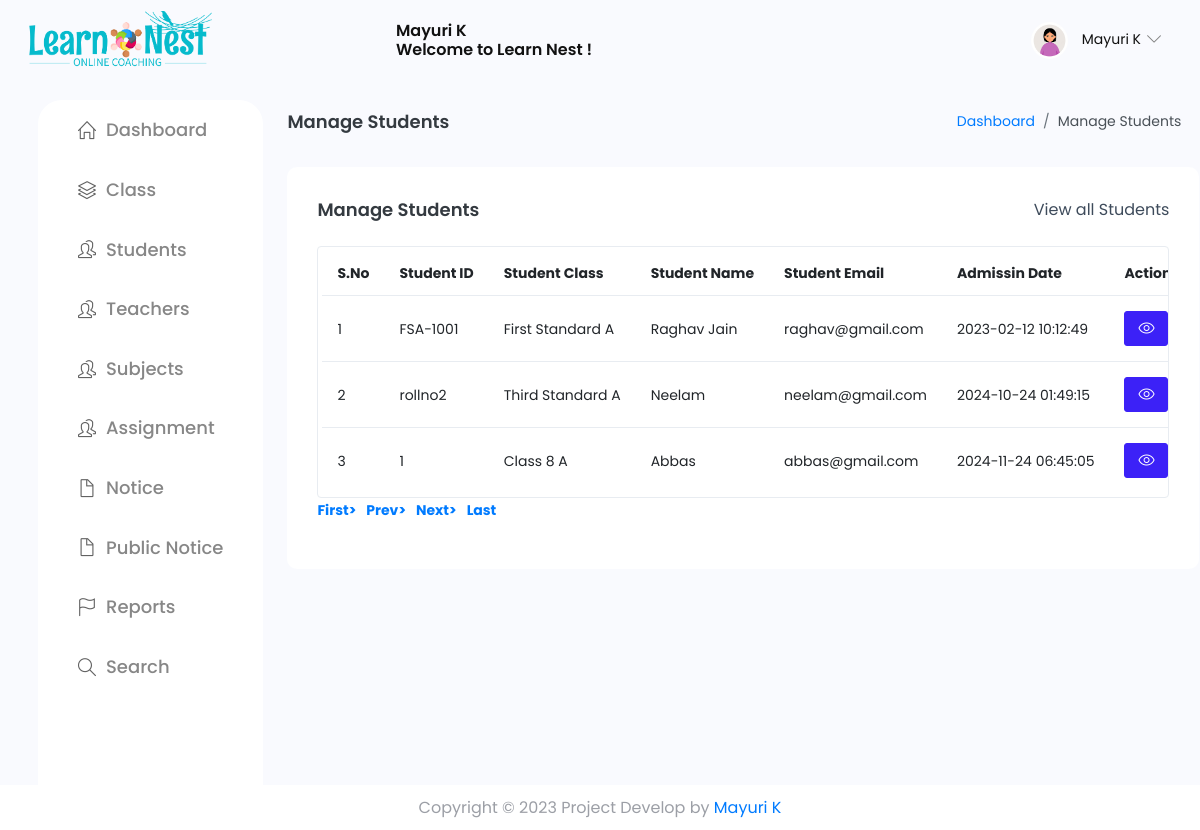
/eduauth/manage-students.php (signed in), run on the app's committed database.
### tables this page shows
CREATE TABLE `tblstudent` (
  `ID` int(10) NOT NULL,
  `StudentName` varchar(200) DEFAULT NULL,
  `StudentEmail` varchar(200) DEFAULT NULL,
  `StudentClass` varchar(100) DEFAULT NULL,
  `Gender` varchar(50) DEFAULT NULL,
  `DOB` date DEFAULT NULL,
  `StuID` varchar(200) DEFAULT NULL,
  `FatherName` mediumtext DEFAULT NULL,
  `MotherName` mediumtext DEFAULT NULL,
  `ContactNumber` bigint(10) DEFAULT NULL,
  `AltenateNumber` bigint(10) DEFAULT NULL,
  `Address` mediumtext DEFAULT NULL,
  `UserName` varchar(200) DEFAULT NULL,
  `Password` varchar(200) DEFAULT NULL,
  `Image` varchar(200) DEFAULT NULL,
  `DateofAdmission` timestamp NULL DEFAULT current_timestamp()
);

CREATE TABLE `tblclass` (
  `ID` int(5) NOT NULL,
  `ClassName` varchar(50) DEFAULT NULL,
  `Section` varchar(20) DEFAULT NULL,
  `CreationDate` timestamp NULL DEFAULT current_timestamp()
);

### eduauth/manage-students.php (the view, shortened to what this page needs)
<?php
include('includes/dbconnection.php');
if (strlen($_SESSION['sturecmsaid']==0)) {
  header('location:logout.php');
  } else{
?><!--  Orginal Author Name: Mayuri.K.
     <?php include_once('includes/header.php');?>
      <div class="container-fluid page-body-wrapper">
        <?php include_once('includes/sidebar.php');?>
        <div class="main-panel">
          <div class="content-wrapper">
             <div class="page-header">
              <h3 class="page-title"> Manage Students </h3>
              <nav aria-label="breadcrumb">
                <ol class="breadcrumb">
                  <li class="breadcrumb-item"><a href="dashboard.php">Dashboard</a></li>
                  <li class="breadcrumb-item active" aria-current="page"> Manage Students</li>
                </ol>
              </nav>
            </div>
            <div class="row">
              <div class="col-md-12 grid-margin stretch-card">
                <div class="card">
                  <div class="card-body">
                    <div class="d-sm-flex align-items-center mb-4">
                      <h4 class="card-title mb-sm-0">Manage Students</h4>
                      <a href="#" class="text-dark ml-auto mb-3 mb-sm-0"> View all Students</a>
                    </div>
                    <div class="table-responsive border rounded p-1">
                      <table class="table">
                        <thead>
                          <tr>
                            <th class="font-weight-bold">S.No</th>
                            <th class="font-weight-bold">Student ID</th>
                            <th class="font-weight-bold">Student Class</th>
                            <th class="font-weight-bold">Student Name</th>
                            <th class="font-weight-bold">Student Email</th>
                            <th class="font-weight-bold">Admissin Date</th>
                            <th class="font-weight-bold">Action</th>
                          </tr>
                        </thead>
                        <tbody>
                           <?php
                            if (isset($_GET['pageno'])) {
            $pageno = $_GET['pageno'];
        } else {
            $pageno = 1;
        }
        $no_of_records_per_page = 15;
        $offset = ($pageno-1) * $no_of_records_per_page;
       $ret = "SELECT ID FROM tblstudent";
$query1 = $dbh -> prepare($ret);
$query1->execute();
$total_rows=$query1->rowCount();
$total_pages = ceil($total_rows / $no_of_records_per_page);
$sql="SELECT tblstudent.StuID,tblstudent.ID as sid,tblstudent.StudentName,tblstudent.StudentEmail,tblstudent.DateofAdmission,tblclass.ClassName,tblclass.Section from tblstudent join tblclass on tblclass.ID=tblstudent.StudentClass LIMIT $offset, $no_of_records_per_page";
$query = $dbh -> prepare($sql);
$query->execute();
$results=$query->fetchAll(PDO::FETCH_OBJ);
$cnt=1;
if($query->rowCount() > 0)
{
foreach($results as $row)
{               ?>
                          <tr>
                            <td><?php echo htmlentities($cnt);?></td>
                            <td><?php  echo htmlentities($row->StuID);?></td>
                            <td><?php  echo htmlentities($row->ClassName);?> <?php  echo htmlentities($row->Section);?></td>
                            <td><?php  echo htmlentities($row->StudentName);?></td>
                            <td><?php  echo htmlentities($row->StudentEmail);?></td>
                            <td><?php  echo htmlentities($row->DateofAdmission);?></td>
                            <td>
                             <a href="edit-student-detail.php?editid=<?php echo htmlentities ($row->sid);?>" class="btn btn-primary btn-sm"><i class="icon-eye"></i></a>
                            </td>
                          </tr><?php $cnt=$cnt+1;}} ?>
                        </tbody>
                      </table>
                    </div>
                    <div align="left">
    <ul class="pagination" >
        <li><a href="?pageno=1"><strong>First></strong></a></li>
        <li class="<?php if($pageno <= 1){ echo 'disabled'; } ?>">
            <a href="<?php if($pageno <= 1){ echo '#'; } else { echo "?pageno=".($pageno - 1); } ?>"><strong style="padding-left: 10px">Prev></strong></a>
        </li>
        <li class="<?php if($pageno >= $total_pages){ echo 'disabled'; } ?>">
            <a href="<?php if($pageno >= $total_pages){ echo '#'; } else { echo "?pageno=".($pageno + 1); } ?>"><strong style="padding-left: 10px">Next></strong></a>
        </li>
        <li><a href="?pageno=<?php echo $total_pages; ?>"><strong style="padding-left: 10px">Last</strong></a></li>
    </ul>
</div>
                  </div>
                </div>
              </div>
            </div>
          </div>
         <?php include_once('includes/footer.php');?>
   <?php }  ?>

### eduauth/includes/header.php (shortened to what this page needs)
<!DOCTYPE html>
<html lang="en">
  <head>
    <link rel="stylesheet" href="./assets/vendors/simple-line-icons/css/simple-line-icons.css">
    <link rel="stylesheet" href="./assets/vendors/flag-icon-css/css/flag-icon.min.css">
    <link rel="stylesheet" href="./assets/vendors/css/vendor.bundle.base.css">
    <link rel="stylesheet" href="./assets/css/myStyle.css">
    <link rel="stylesheet" href="./assets/vendors/daterangepicker/daterangepicker.css">
    <link rel="stylesheet" href="./assets/vendors/chartist/chartist.min.css">
    <link rel="stylesheet" href="./assets/vendors/select2/select2.min.css">
    <link rel="stylesheet" href="./assets/vendors/select2-bootstrap-theme/select2-bootstrap.min.css">
    <link rel="stylesheet" href="./assets/css/style.css" />
  </head>
  <body>
    <div class="container-scroller">
 <nav class="navbar default-layout-navbar col-lg-12 col-12 p-0 fixed-top d-flex flex-row">
        <div class="navbar-brand-wrapper d-flex align-items-center">
          <a href="dashboard.php">
            <img class="dashboardLogo" src="assets/images/Logo2.png" alt="logo" />
          </a>
        </div><?php
         $aid= $_SESSION['sturecmsaid'];
$sql="SELECT * from tbladmin where ID=:aid";
$query = $dbh -> prepare($sql);
$query->bindParam(':aid',$aid,PDO::PARAM_STR);
$query->execute();
$results=$query->fetchAll(PDO::FETCH_OBJ);
$cnt=1;
if($query->rowCount() > 0)
{
foreach($results as $row)
{               ?>
        <div class="navbar-menu-wrapper d-flex align-items-center flex-grow-1">
          <h5 class="mb-0 font-weight-medium d-none d-lg-flex mx-auto"><?php  echo htmlentities($row->AdminName);?> <br> Welcome to Learn Nest !</h5>
          <ul class="navbar-nav navbar-nav-right ml-auto">
            <li class="nav-item dropdown d-none d-xl-inline-flex user-dropdown">
              <a class="nav-link dropdown-toggle" id="UserDropdown" href="#" data-toggle="dropdown" aria-expanded="false">
                <img class="img-xs rounded-circle ml-2" src="assets/images/faces/face8.jpg" alt="Profile image"> <span class="font-weight-normal"> <?php  echo htmlentities($row->AdminName);?> </span></a>
                <?php $cnt=$cnt+1;}} ?>
            </li>
          </ul>
        </div>
      </nav>

### eduauth/includes/sidebar.php (shortened to what this page needs)
<nav class="sidebar sidebar-offcanvas" id="sidebar">
          <ul class="nav">
            <li class="nav-item">
              <a class="nav-link" href="dashboard.php">
              <i class="icon-home menu-icon"></i>
                <span class="menu-title">Dashboard</span>
              </a>
            </li>
            <li class="nav-item">
              <a class="nav-link" data-toggle="collapse" href="#ui-basic" aria-expanded="false" aria-controls="ui-basic">
                <i class="icon-layers menu-icon"></i>
                <span class="menu-title">Class</span>
              </a>
            </li>
            <li class="nav-item">
              <a class="nav-link" data-toggle="collapse" href="#ui-basic1" aria-expanded="false" aria-controls="ui-basic1">
                <i class="icon-people menu-icon"></i>
                <span class="menu-title">Students</span>
              </a>
            </li>
            <li class="nav-item">
              <a class="nav-link" data-toggle="collapse" href="#ui-basic2" aria-expanded="false" aria-controls="ui-basic2">
                <i class="icon-people menu-icon"></i>
                <span class="menu-title">Teachers</span>
              </a>
            </li>
            <li class="nav-item">
              <a class="nav-link" data-toggle="collapse" href="#ui-basic3" aria-expanded="false" aria-controls="ui-basic3">
                <i class="icon-people menu-icon"></i>
                <span class="menu-title">Subjects</span>
              </a>
            </li>
            <li class="nav-item">
              <a class="nav-link" data-toggle="collapse" href="#ui-basic4" aria-expanded="false" aria-controls="ui-basic4">
                <i class="icon-people menu-icon"></i>
                <span class="menu-title">Assignment</span>
              </a>
            </li>
            <li class="nav-item">
              <a class="nav-link" data-toggle="collapse" href="#auth" aria-expanded="false" aria-controls="auth">
                <i class="icon-doc menu-icon"></i>
                <span class="menu-title">Notice</span>
              </a>
            </li>
            <li class="nav-item">
              <a class="nav-link" data-toggle="collapse" href="#auth1" aria-expanded="false" aria-controls="auth">
                <i class="icon-doc menu-icon"></i>
                <span class="menu-title">Public Notice</span>
              </a>
              <li class="nav-item">
              <a class="nav-link" href="between-dates-reports.php">
              <i class="icon-flag menu-icon"></i>
              <span class="menu-title">Reports</span>
              </a>
            </li>
            <li class="nav-item">
              <a class="nav-link" href="search.php">
                <i class="icon-magnifier menu-icon"></i>
                <span class="menu-title">Search</span>
              </a>
            </li>
            </li>
          </ul>
        </nav>

### eduauth/includes/footer.php (shortened to what this page needs)
  </body>
</html>

### eduauth/assets/css/myStyle.css (style rules this page uses)
.dashboardLogo { width: 100%; }

### data on the page
tblstudent: StuID "FSA-1001", tblclass.ClassName "First Standard", tblclass.Section "A", StudentName "Raghav Jain", StudentEmail "raghav@gmail.com", DateofAdmission "2023-02-12 10:12:49"
tblstudent: StuID "rollno2", tblclass.ClassName "Third Standard", tblclass.Section "A", StudentName "Neelam", StudentEmail "neelam@gmail.com", DateofAdmission "2024-10-24 01:49:15"
tblstudent: StuID "1", tblclass.ClassName "Class 8", tblclass.Section "A", StudentName "Abbas", StudentEmail "abbas@gmail.com", DateofAdmission "2024-11-24 06:45:05"

### other printed values
$row->AdminName "Mayuri K"
